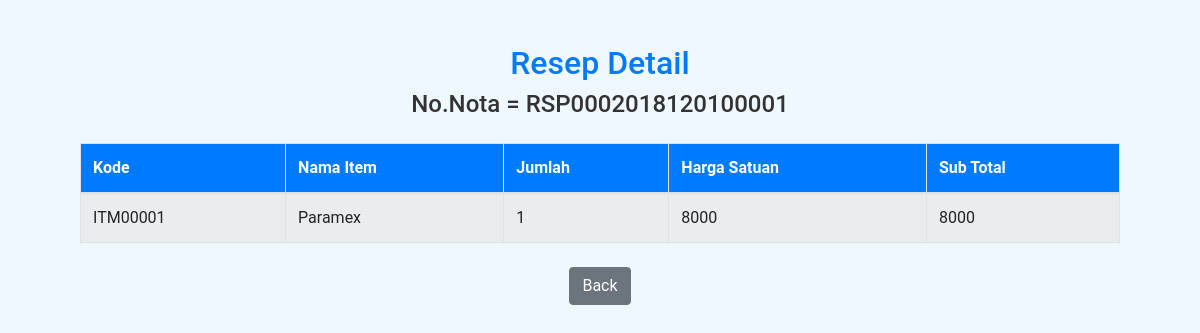
Page /resep/reseporderdetail.php?NoResep=RSP0002018120100001 on the committed database.
### tables this page shows
CREATE TABLE `reseporderdetail` (
  `NoResep` varchar(20) NOT NULL,
  `KodeItem` varchar(100) DEFAULT NULL,
  `KodeBaris` int(11) NOT NULL,
  `Jumlah` int(11) DEFAULT NULL,
  `Harga` int(15) DEFAULT NULL,
  `HargaDijamin` int(15) DEFAULT NULL,
  `SubTotalDijamin` int(15) DEFAULT NULL,
  `EnteredDate` datetime DEFAULT NULL,
  `Comments` text DEFAULT NULL,
  `SubTotal` int(15) DEFAULT NULL,
  `QtyParsial` int(11) DEFAULT NULL,
  `QtySisa` int(11) DEFAULT NULL,
  `SatuanJual` varchar(50) DEFAULT NULL,
  `JumlahJual` int(11) DEFAULT NULL,
  `Iter` int(11) DEFAULT NULL
);

CREATE TABLE `itemmaster` (
  `KodeItem` varchar(100) NOT NULL,
  `PatnerKey` varchar(10) NOT NULL,
  `NamaItem` varchar(100) NOT NULL,
  `ItemTypeKey` varchar(100) NOT NULL,
  `HargaHNA` int(10) NOT NULL,
  `AttributeName` varchar(100) NOT NULL,
  `SatuanStok` varchar(100) NOT NULL,
  `ProductClassKey` int(10) NOT NULL,
  `ItemGroupKey` int(10) NOT NULL,
  `ItemKey` int(10) NOT NULL,
  `IsActive` varchar(10) NOT NULL
);

### resep/reseporderdetail.php (the view, shortened to what this page needs)
<?php
include_once("../koneksi.php");
$NoResep = $_GET['NoResep'];
$result = mysqli_query($mysqli, "
                        SELECT
                            reseporderdetail.KodeItem,
                            itemmaster.NamaItem,
                            reseporderdetail.Jumlah,
                            reseporderdetail.Harga,
                            reseporderdetail.SubTotal
                        FROM
                            reseporderdetail, itemmaster
                        WHERE
                            reseporderdetail.NoResep = '$NoResep' AND
                            reseporderdetail.KodeItem = itemmaster.KodeItem");
?>
<!DOCTYPE html>
<html lang="en">
<head>
    <link rel="stylesheet" href="../assets/bootstrap-4.6.2/css/bootstrap.min.css">
    <link rel="stylesheet" href="../assets/style.css">
</head>
<body>
    <div class="container mt-4">
        <h2 class="text-center text-primary">Resep Detail</h2>
        <h4 class="text-center"><?php echo "No.Nota = $NoResep"; ?></h4>
        <table class="table table-striped table-bordered mt-4">
            <thead class="bg-primary text-white">
                <tr>
                    <th>Kode</th>
                    <th>Nama Item</th>
                    <th>Jumlah</th>
                    <th>Harga Satuan</th>
                    <th>Sub Total</th>
                </tr>
            </thead>
            <tbody class="bg-light">
                <?php
                while ($reseporderdetail = mysqli_fetch_array($result)) {
                    echo "<tr>";
                    echo "<td>" . $reseporderdetail['KodeItem'] . "</td>";
                    echo "<td>" . $reseporderdetail['NamaItem'] . "</td>";
                    echo "<td>" . $reseporderdetail['Jumlah'] . "</td>";
                    echo "<td>" . $reseporderdetail['Harga'] . "</td>";
                    echo "<td>" . $reseporderdetail['SubTotal'] . "</td>";
                    echo "</tr>";
                }
                ?>
            </tbody>
        </table>
        <div class="text-center mt-4">
            <a href="index.php" class="btn btn-secondary">Back</a>
        </div>
    </div>
</body>
</html>

### assets/style.css (style rules this page uses)
body { font-family: 'Roboto', sans-serif; margin: 0; padding: 0; background-color: #f0f8ff; color: #333; }
.container { width: 90%; max-width: 1200px; margin: 0 auto; padding: 20px; }

### rows in the picture
reseporderdetail: KodeItem "ITM00001", itemmaster.NamaItem "Paramex", Jumlah "1", Harga "8000", SubTotal "8000"

### other values in the picture
$NoResep "RSP0002018120100001"
